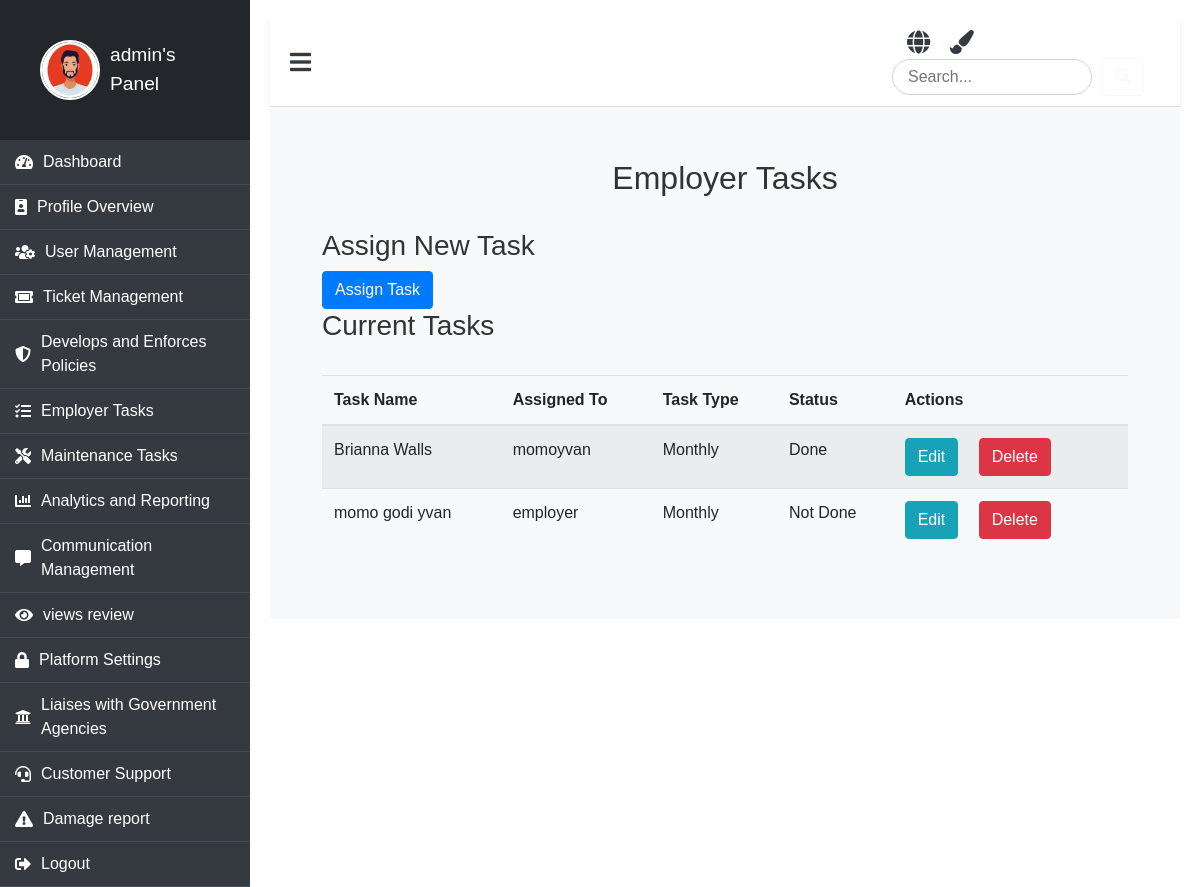
Before: /employer-tasks/ (signed in) with the older database file.
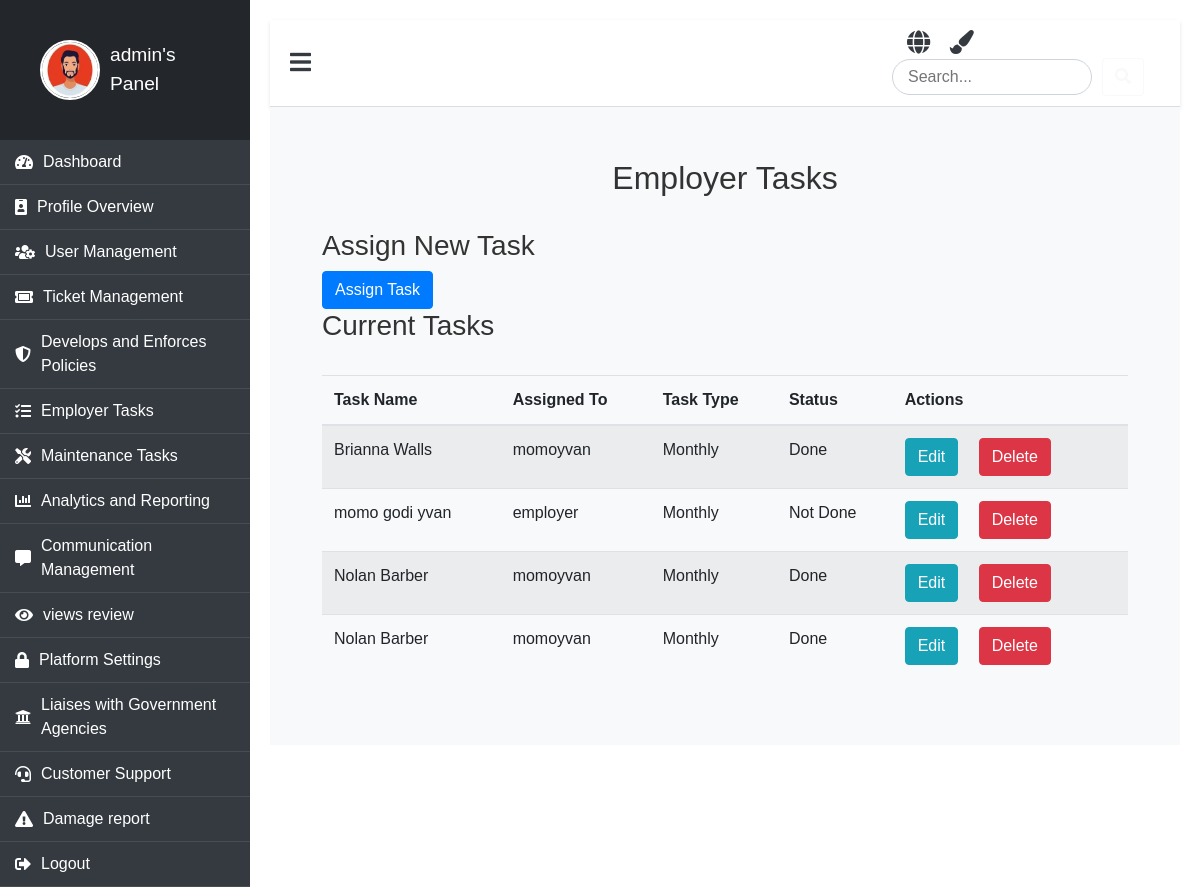
After: the same page with the newer database file.
### booking/models.py (models this page shows, shortened)
class CustomUser(AbstractUser):
    ROLE_CHOICES = (
        ('admin', 'Admin'),
        ('employer', 'Employer'),
        ('passenger', 'Passenger'),
        ('maintenance', 'Maintenance'),
    )
    role = models.CharField(max_length=30, choices=ROLE_CHOICES, default='passenger')
    profile_picture = models.ImageField(upload_to='profile_pictures/', blank=True, null=True)
    phone = models.CharField(max_length=15, default='0000000000')  # Provide a default value
    address = models.TextField(null=True, blank=True)  # Temporarily allow null

class Task(models.Model):
    TASK_TYPE_CHOICES = (
        ('periodic', 'Periodic'),
        ('monthly', 'Monthly'),
    )
    STATUS_CHOICES = (
        ('done', 'Done'),
        ('not_done', 'Not Done'),
    )
    SANCTION_CHOICES = (
        ('none', 'None'),
        ('warning', 'Warning'),
        ('temporary_ban', 'Temporary Ban'),
    )
    assigned_to = models.ForeignKey(CustomUser, on_delete=models.CASCADE, limit_choices_to={'role': 'employer'})
    name = models.CharField(max_length=255)
    description = models.TextField()
    task_type = models.CharField(max_length=20, choices=TASK_TYPE_CHOICES)
    ticket_quota = models.IntegerField()
    is_on_guard = models.BooleanField(default=False)  # Whether the user is on guard duty
    status = models.CharField(max_length=20, choices=STATUS_CHOICES, default='not_done')
    sanction = models.CharField(max_length=20, choices=SANCTION_CHOICES, default='none')
    assigned_at = models.DateTimeField(auto_now_add=True)
    updated_at = models.DateTimeField(auto_now=True)

### booking/views.py (the view)
# urls.py: path('employer-tasks/', views.employer_task_list, name='employer_task_list'),
@user_passes_test(is_admin)
def employer_task_list(request):
    employers = CustomUser.objects.filter(role='employer')
    tasks = Task.objects.all()
    return render(request, 'panel/admin/employer/employer_task_list.html', {
        'employers': employers,
        'tasks': tasks,
    })

### booking/views.py (called while the page is built)
def is_admin(user):
    return user.is_authenticated and user.role == 'admin'

### booking/templates/panel/admin/employer/employer_task_list.html (shortened to what this page needs)
{% extends "panel/base/base_admin.html" %}
{% load static %}
{% block content %}
<div class="container">
    <h2>Employer Tasks</h2>
    <h3>Assign New Task</h3>
    <a href="{% url 'assign_task' %}" class="btn btn-primary">Assign Task</a>
    <h3>Current Tasks</h3>
    <table class="table table-striped">
        <thead>
            <tr>
                <th>Task Name</th>
                <th>Assigned To</th>
                <th>Task Type</th>
                <th>Status</th>
                <th>Actions</th>
            </tr>
        </thead>
        <tbody>
            {% for task in tasks %}
            <tr>
                <td>{{ task.name }}</td>
                <td>{{ task.assigned_to.username }}</td>
                <td>{{ task.get_task_type_display }}</td>
                <td>{{ task.get_status_display }}</td>
                <td>
                    <a href="{% url 'edit_task' task.id %}" class="btn btn-info">Edit</a>
                    <a href="{% url 'delete_task' task.id %}" class="btn btn-danger">Delete</a>
                </td>
            </tr>
            {% endfor %}
        </tbody>
    </table>
</div>
{% endblock %}

### booking/templates/panel/base/base_admin.html (shortened to what this page needs)
{% load static %}
<!DOCTYPE html>
<html lang="en">
<head>
    <link rel="stylesheet" href="https://stackpath.bootstrapcdn.com/bootstrap/4.5.2/css/bootstrap.min.css">
    <link rel="stylesheet" href="https://cdnjs.cloudflare.com/ajax/libs/font-awesome/5.15.3/css/all.min.css">
    <link rel="stylesheet" href="{% static 'css/clients.css' %}">
</head>
<body>
    <div class="dashboard">
        <div class="dashboard-nav">
            <header>
                <a href="{% url 'admin_panel' %}" class="brand-logo">
                    {% if user.profile_picture %}
                        <img src="{{ user.profile_picture.url }}" alt="{{ user.username }}'s profile picture" class="profile-pic" />
                    {% else %}
                        <img src="{% static 'image/why.jpeg' %}" alt="Default Avatar" class="profile-pic" />
                    {% endif %}
                    <span>{{ user.username }}'s Panel</span>
                </a>
            </header>
            <nav class="dashboard-nav-list">
                <a href="{% url 'admin_panel' %}" class="dashboard-nav-item"><i class="fas fa-tachometer-alt"></i> Dashboard</a>
                <a href="{% url 'profile_admin' %}" class="dashboard-nav-item"><i class="fas fa-id-badge"></i> Profile Overview</a>
                <a href="{% url 'user_management' %}" class="dashboard-nav-item"><i class="fas fa-users-cog"></i> User Management</a>
                <a href="{% url 'ticket_form' %}" class="dashboard-nav-item"><i class="fas fa-ticket-alt"></i> Ticket Management</a>
                <a href="{% url 'policy' %}" class="dashboard-nav-item"><i class="fas fa-shield-alt"></i> Develops and Enforces Policies</a>
                <a href="{% url 'employer_task_list' %}" class="dashboard-nav-item"><i class="fas fa-tasks"></i> Employer Tasks</a>
                <a href="{% url 'assign_task' %}" class="dashboard-nav-item"><i class="fas fa-tools"></i> Maintenance Tasks</a>
                <a href="{% url 'analytics_dashboard' %}" class="dashboard-nav-item"><i class="fas fa-chart-bar"></i> Analytics and Reporting</a>
                <a href="{% url 'communication_list' %}" class="dashboard-nav-item"><i class="fas fa-comment-alt"></i> Communication Management</a>
                <a href="{% url 'reviews' %}" class="dashboard-nav-item"><i class="fas fa-eye"></i> views review</a>
                <a href="{% url 'security' %}" class="dashboard-nav-item"><i class="fas fa-lock"></i> Platform Settings</a>
                <a href="{% url 'gov' %}" class="dashboard-nav-item"><i class="fas fa-university"></i> Liaises with Government Agencies</a>
                <a href="{% url 'manage_contact' %}" class="dashboard-nav-item"><i class="fas fa-headset"></i> Customer Support</a>
                <a href="{% url 'damage_report_view' %}" class="dashboard-nav-item"><i class="fas fa-exclamation-triangle"></i> Damage report</a>
                <a href="{% url 'logout' %}" class="dashboard-nav-item"><i class="fas fa-sign-out-alt"></i> Logout</a>
            </nav>
        </div>
        <main class="dashboard-app">
            <header class="dashboard-toolbar">
                <a href="#!" class="menu-toggle"><i class="fas fa-bars"></i></a>
                <div class="header-icons">
                    <i class="fas fa-globe icon" title="Change Language" onclick="toggleLanguage()"></i>
                    <i class="fas fa-paint-brush icon" title="Change Theme" onclick="toggleTheme()"></i>
                    <div class="search-bar">
                        <input type="text" placeholder="Search..." aria-label="Search" />
                        <button class="btn btn-outline-light" type="button"><i class="fas fa-search"></i></button>
                    </div>
                </div>
            </header>
            <div class="dashboard-content">
                {% block content %}{% endblock %}
            </div>
        </main>
    </div>
</body>
</html>

### booking/static/css/clients.css (style rules this page uses)
body { font-family: 'Arial', sans-serif; background-color: #f8f9fa; color: #333; margin: 0; padding: 0; overflow-x: hidden; }
.dashboard { display: flex; min-height: 100vh; }
.dashboard-nav { width: 250px; background-color: #343a40; color: #fff; transition: width 0.4s ease, opacity 0.4s ease; opacity: 1; }
.dashboard-nav header { padding: 20px; display: flex; align-items: center; justify-content: flex-start; background-color: #23272b; text-align: left; }
.dashboard-nav .profile-pic { width: 60px; height: 60px; border-radius: 50%; margin-right: 10px; border: 2px solid #fff; }
.dashboard-nav .brand-logo { display: flex; align-items: center; font-size: 1.2rem; color: #fff; text-decoration: none; }
.dashboard-nav .brand-logo span { transition: opacity 0.4s ease; }
.dashboard-nav .dashboard-nav-list { padding: 0; margin: 0; list-style: none; }
.dashboard-nav-item { display: flex; align-items: center; padding: 15px; font-size: 1rem; color: #ddd; text-decoration: none; border-bottom: 1px solid #454d55; transition: background-color 0.3s ease; }
.dashboard-nav-item i { margin-right: 10px; }
.dashboard-app { flex-grow: 1; background-color: #fff; padding: 20px; transition: margin-left 0.4s ease; }
.dashboard-toolbar { display: flex; justify-content: space-between; align-items: center; padding: 10px 20px; background-color: #fff; border-bottom: 1px solid #ddd; box-shadow: 0 2px 4px rgba(0, 0, 0, 0.1); }
.dashboard-toolbar .menu-toggle { font-size: 1.5rem; cursor: pointer; color: #343a40; }
.header-icons .icon { margin-left: 15px; font-size: 1.3rem; color: #343a40; transition: color 0.3s ease; }
.search-bar input { width: 200px; border-radius: 20px; border: 1px solid #ced4da; padding: 5px 15px; transition: width 0.3s ease; }
.dashboard-content { padding: 20px; background-color: #f8f9fa; }
.dashboard-nav .brand-logo { animation: slideIn 1s ease-in-out; }
.dashboard-nav-item { position: relative; overflow: hidden; }
.dashboard-nav-item::before { content: ''; position: absolute; top: 0; left: 0; width: 100%; height: 100%; background-color: rgba(255, 255, 255, 0.2); transform: translateX(-100%); transition: transform 0.5s ease; }
.dashboard-app { animation: fadeIn 1s ease-in-out; }

### booking/templates/panel/base/base_admin.html (style rules this page uses)
body { background-color: #e9ecef; font-family: 'Arial', sans-serif; }
.dashboard-nav { background-color: #343a40; color: white; min-height: 100vh; }
.brand-logo { display: flex; align-items: center; color: white; padding: 20px; text-decoration: none; }
.brand-logo img { margin-right: 10px; }
.dashboard-nav-list a { color: white; display: flex; align-items: center; padding: 10px 15px; transition: background 0.3s; }
.header-icons .icon { margin-left: 15px; cursor: pointer; font-size: 1.5rem; }
.search-bar { display: flex; align-items: center; }
.search-bar input { border-radius: 20px; border: 1px solid #ced4da; padding: 5px 15px; width: 200px; margin-right: 10px; }
.dashboard-content { padding: 20px; }
.profile-pic { width: 50px; height: 50px; border-radius: 50%; margin-right: 10px; }

### booking/templates/panel/admin/employer/employer_task_list.html (style rules this page uses)
.container { padding: 2rem; }
h2 { text-align: center; margin-bottom: 2rem; }
.table-striped { margin-top: 2rem; }
.btn { margin-right: 1rem; }

Changed rows visible on the page:
added Task: name "Nolan Barber", assigned_to.username "momoyvan", task_type "Monthly", status "Done"
added Task: name "Nolan Barber", assigned_to.username "momoyvan", task_type "Monthly", status "Done"
